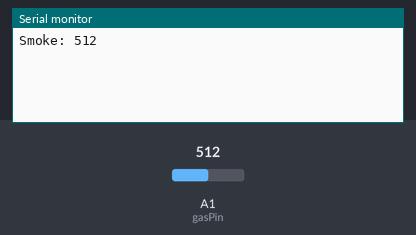
Recording of a sketch running on a simulated Arduino Uno, built for the host (arithmetic inside an expression is 32-bit, double 64-bit). Parts: the last lines printed to the serial monitor. The inputs (shaded band) are chosen by the test bench; at power-on: A1 (gasPin) = 512.

Above: at 1.7 s.
1.8 s: A1 (gasPin) set to 716
At 6.0 s:
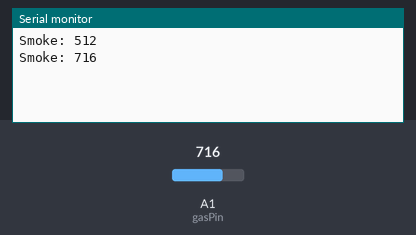
7.8 s: A1 (gasPin) set to 900
At 11.1 s:
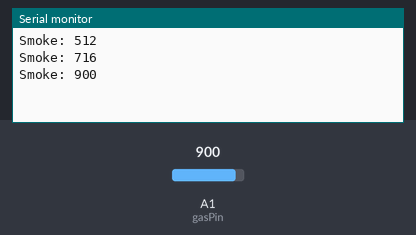
Timing chart, 0 to 12.6 s (numbered marks = the images above; inputs shaded):
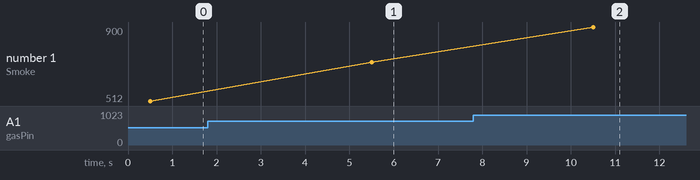

Measured:
- after the input at 1.8 s, the serial monitor: prints a new line after 3.7 s (image 1)
- after the input at 7.8 s, the serial monitor: prints a new line after 2.7 s (image 2)
- plotted number 1: 512 → 716 after the input at 1.8 s, 716 → 900 after the input at 7.8 s

The sketch:

Arduino_code.ino
```cpp
#include <SoftwareSerial.h>
#include<SPI.h>
SoftwareSerial s(4, 7); //Rx, Tx
#include<MQ2.h>//we have to download MQ2 library where we have inbuilt function like readCO2()....

const int gasPin = A1;
int smoke;
MQ2 mq2(gasPin);

typedef struct {
  int pollution_level;
  double gps_coordinate_la;
  double gps_coordinate_lo;
} Data;

Data data[10];

void setup() {
  Serial.begin(9600);
  s.begin(9600);
  mq2.begin();
}


void loop() {


  for (int i = 0; i < 10; i++) {
    smoke = analogRead(gasPin);
    Serial.print("Smoke: ");
    Serial.println(smoke);
    data[i].pollution_level = smoke;
    data[i].gps_coordinate_la = 0;
    data[i].gps_coordinate_lo = 0;
    s.write(data[i].gps_coordinate_la);
    s.write(data[i].gps_coordinate_lo);
    s.write(data[i].pollution_level);
    delay(5000);
  }

}
```
